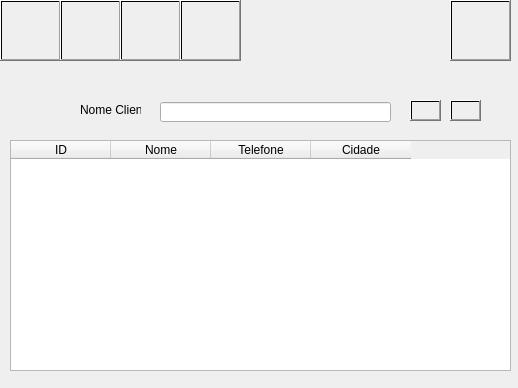
<?xml version="1.0" encoding="UTF-8"?>
<ui version="4.0">
 <class>form_cliente</class>
 <widget class="QWidget" name="form_cliente">
  <property name="geometry">
   <rect>
    <x>0</x>
    <y>0</y>
    <width>518</width>
    <height>388</height>
   </rect>
  </property>
  <property name="windowTitle">
   <string>Form</string>
  </property>
  <widget class="QPushButton" name="btn_add">
   <property name="geometry">
    <rect>
     <x>0</x>
     <y>0</y>
     <width>61</width>
     <height>61</height>
    </rect>
   </property>
   <property name="styleSheet">
    <string notr="true">image: url(:/icon_add/icons/adicionar.png);
background-color: qradialgradient(spread:pad,cx:0.5,cy:0.5, radius:0.5, fx:0.5, fy:0.5, stop: 0 rgba(255,255,255,0));</string>
   </property>
   <property name="text">
    <string/>
   </property>
  </widget>
  <widget class="QPushButton" name="btn_alterar">
   <property name="geometry">
    <rect>
     <x>60</x>
     <y>0</y>
     <width>61</width>
     <height>61</height>
    </rect>
   </property>
   <property name="styleSheet">
    <string notr="true">image: url(:/icon_alterar/icons/alterar.png);
background-color: qradialgradient(spread:pad,cx:0.5,cy:0.5, radius:0.5, fx:0.5, fy:0.5, stop: 0 rgba(255,255,255,0));</string>
   </property>
   <property name="text">
    <string/>
   </property>
  </widget>
  <widget class="QPushButton" name="btn_consultar">
   <property name="geometry">
    <rect>
     <x>120</x>
     <y>0</y>
     <width>61</width>
     <height>61</height>
    </rect>
   </property>
   <property name="styleSheet">
    <string notr="true">image: url(:/icon_consultar/icons/consultar.png);
background-color: qradialgradient(spread:pad,cx:0.5,cy:0.5, radius:0.5, fx:0.5, fy:0.5, stop: 0 rgba(255,255,255,0));</string>
   </property>
   <property name="text">
    <string/>
   </property>
  </widget>
  <widget class="QPushButton" name="btn_excluir">
   <property name="geometry">
    <rect>
     <x>180</x>
     <y>0</y>
     <width>61</width>
     <height>61</height>
    </rect>
   </property>
   <property name="styleSheet">
    <string notr="true">image: url(:/icon_excluir/icons/excluir.png);
background-color: qradialgradient(spread:pad,cx:0.5,cy:0.5, radius:0.5, fx:0.5, fy:0.5, stop: 0 rgba(255,255,255,0));</string>
   </property>
   <property name="text">
    <string/>
   </property>
  </widget>
  <widget class="QPushButton" name="btn_retornar">
   <property name="geometry">
    <rect>
     <x>450</x>
     <y>0</y>
     <width>61</width>
     <height>61</height>
    </rect>
   </property>
   <property name="styleSheet">
    <string notr="true">image: url(:/icon_return/icons/retornar.png);
background-color: qradialgradient(spread:pad,cx:0.5,cy:0.5, radius:0.5, fx:0.5, fy:0.5, stop: 0 rgba(255,255,255,0));</string>
   </property>
   <property name="text">
    <string/>
   </property>
  </widget>
  <widget class="QPushButton" name="btn_pesquisar">
   <property name="geometry">
    <rect>
     <x>410</x>
     <y>100</y>
     <width>31</width>
     <height>21</height>
    </rect>
   </property>
   <property name="styleSheet">
    <string notr="true">image: url(:/icon_pesquisa/icons/pesquisar.png);
background-color: qradialgradient(spread:pad,cx:0.5,cy:0.5, radius:0.5, fx:0.5, fy:0.5, stop: 0 rgba(255,255,255,0));</string>
   </property>
   <property name="text">
    <string/>
   </property>
  </widget>
  <widget class="QPushButton" name="btn_filtro">
   <property name="geometry">
    <rect>
     <x>450</x>
     <y>100</y>
     <width>31</width>
     <height>21</height>
    </rect>
   </property>
   <property name="styleSheet">
    <string notr="true">image: url(:/icon_filtro/icons/filtro.png);
background-color: qradialgradient(spread:pad,cx:0.5,cy:0.5, radius:0.5, fx:0.5, fy:0.5, stop: 0 rgba(255,255,255,0));</string>
   </property>
   <property name="text">
    <string/>
   </property>
  </widget>
  <widget class="QTableWidget" name="tb_cliente">
   <property name="geometry">
    <rect>
     <x>10</x>
     <y>140</y>
     <width>501</width>
     <height>231</height>
    </rect>
   </property>
   <column>
    <property name="text">
     <string>ID</string>
    </property>
   </column>
   <column>
    <property name="text">
     <string>Nome</string>
    </property>
   </column>
   <column>
    <property name="text">
     <string>Telefone</string>
    </property>
   </column>
   <column>
    <property name="text">
     <string>Cidade</string>
    </property>
   </column>
  </widget>
  <widget class="QLabel" name="lb_nomeCliente">
   <property name="geometry">
    <rect>
     <x>80</x>
     <y>100</y>
     <width>61</width>
     <height>20</height>
    </rect>
   </property>
   <property name="text">
    <string>Nome Cliente</string>
   </property>
  </widget>
  <widget class="QLineEdit" name="txt_cliente">
   <property name="geometry">
    <rect>
     <x>160</x>
     <y>102</y>
     <width>231</width>
     <height>20</height>
    </rect>
   </property>
  </widget>
 </widget>
 <resources>
  <include location="adicionar_icon.qrc"/>
  <include location="icon_filtro.qrc"/>
  <include location="icon_pesquisa.qrc"/>
  <include location="icon_return.qrc"/>
  <include location="icon_excluir.qrc"/>
  <include location="icon_consultar.qrc"/>
  <include location="icon_alterar.qrc"/>
 </resources>
 <connections/>
</ui>
